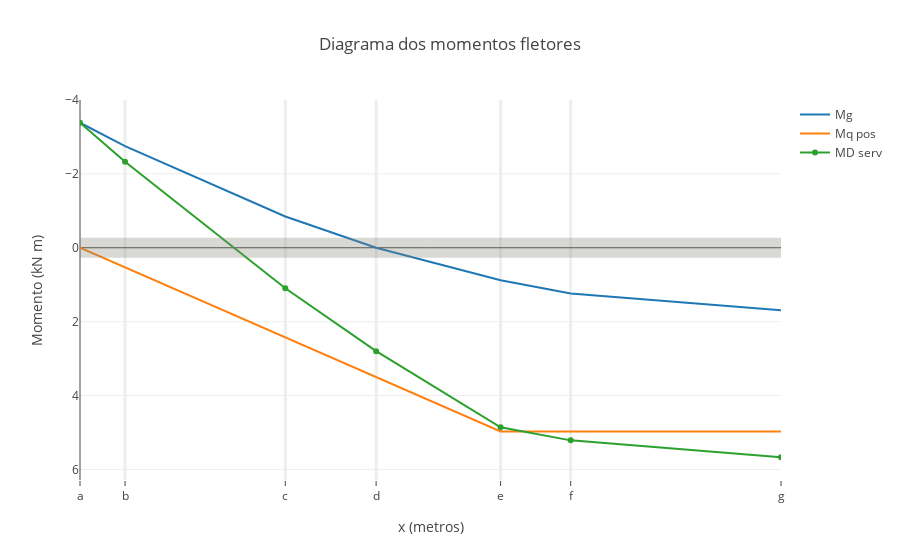

Here is the notebook cell this chart was saved with:
### Code cell
dmf_mg2 = go.Scatter(
  x=coordenadas_secoes,
  y=df['Mg'],
    mode= 'lines',
    name = 'Mg'
)
dmf_mq_pos = go.Scatter(
  x=coordenadas_secoes,
  y=df['Mq pos'],
    mode= 'lines',
    name = 'Mq pos'
)

dmf_md_ser = go.Scatter(
  x=coordenadas_secoes,
  y=df['MD serv'],
    mode= 'lines+markers',
    name = 'MD serv'
)

data3 = go.Data([dmf_mg2, dmf_mq_pos, dmf_md_ser])

fig3 = dict(data=data3, layout=layout)
py.iplot(fig3)

### Figure 1 — Plotly figure (JSON) as saved in the notebook; plotly's stock layout.template omitted (floating-point values rounded to 4 significant figures)
{"data": [{"mode": "lines", "name": "Mg", "type": "scatter", "x": [0, 0.225, 1.025, 1.478, 2.1, 2.45, 3.5], "y": [-3.384, -2.752, -0.8452, 0, 0.8815, 1.237, 1.694]}, {"mode": "lines", "name": "Mq pos", "type": "scatter", "x": [0, 0.225, 1.025, 1.478, 2.1, 2.45, 3.5], "y": [0, 0.5326, 2.426, 3.499, 4.971, 4.971, 4.971]}, {"mode": "lines+markers", "name": "MD serv", "type": "scatter", "x": [0, 0.225, 1.025, 1.478, 2.1, 2.45, 3.5], "y": [-3.384, -2.326, 1.096, 2.8, 4.858, 5.213, 5.67]}], "layout": {"shapes": [{"line": {"color": "rgba(127, 128, 118,0.3)", "width": 20}, "type": "line", "x0": 0, "x1": 7, "xref": "x", "y0": 0, "y1": 0, "yref": "y"}], "title": "Diagrama dos momentos fletores", "xaxis": {"gridwidth": 3, "range": [0, 3.5], "tickmode": "array", "ticks": "outside", "ticktext": ["a", "b", "c", "d", "e", "f", "g"], "tickvals": [0, 0.225, 1.025, 1.478, 2.1, 2.45, 3.5], "title": "x (metros)"}, "yaxis": {"autorange": "reversed", "title": "Momento (kN m)"}}}
